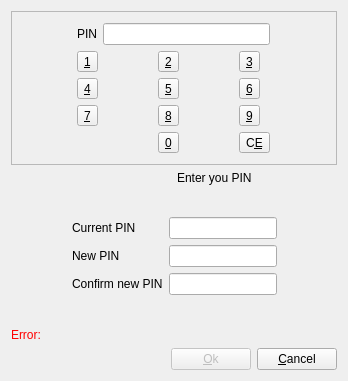
<ui version="4.0" >
 <class>dlgWndAskPINsClass</class>
 <widget class="QDialog" name="dlgWndAskPINsClass" >
  <property name="geometry" >
   <rect>
    <x>0</x>
    <y>0</y>
    <width>348</width>
    <height>381</height>
   </rect>
  </property>
  <property name="windowTitle" >
   <string>dlgWndAskPINs</string>
  </property>
  <layout class="QGridLayout" >
   <item row="0" column="0" >
    <widget class="QFrame" name="fraPIN_Keypad" >
     <property name="frameShape" >
      <enum>QFrame::StyledPanel</enum>
     </property>
     <property name="frameShadow" >
      <enum>QFrame::Raised</enum>
     </property>
     <layout class="QGridLayout" >
      <item row="0" column="0" colspan="3" >
       <layout class="QHBoxLayout" >
        <item>
         <widget class="QLabel" name="lblPINName_2" >
          <property name="layoutDirection" >
           <enum>Qt::RightToLeft</enum>
          </property>
          <property name="text" >
           <string>PIN</string>
          </property>
         </widget>
        </item>
        <item>
         <widget class="QLineEdit" name="txtPIN_Keypad" >
          <property name="echoMode" >
           <enum>QLineEdit::Password</enum>
          </property>
         </widget>
        </item>
       </layout>
      </item>
      <item row="1" column="0" >
       <widget class="QToolButton" name="tbtNUM_1" >
        <property name="text" >
         <string>&amp;1</string>
        </property>
        <property name="icon" >
         <iconset/>
        </property>
        <property name="popupMode" >
         <enum>QToolButton::DelayedPopup</enum>
        </property>
        <property name="toolButtonStyle" >
         <enum>Qt::ToolButtonIconOnly</enum>
        </property>
       </widget>
      </item>
      <item row="1" column="1" >
       <widget class="QToolButton" name="tbtNUM_2" >
        <property name="text" >
         <string>&amp;2</string>
        </property>
        <property name="icon" >
         <iconset/>
        </property>
       </widget>
      </item>
      <item row="1" column="2" >
       <widget class="QToolButton" name="tbtNUM_3" >
        <property name="text" >
         <string>&amp;3</string>
        </property>
        <property name="icon" >
         <iconset/>
        </property>
       </widget>
      </item>
      <item row="2" column="0" >
       <widget class="QToolButton" name="tbtNUM_4" >
        <property name="text" >
         <string>&amp;4</string>
        </property>
        <property name="icon" >
         <iconset/>
        </property>
       </widget>
      </item>
      <item row="2" column="1" >
       <widget class="QToolButton" name="tbtNUM_5" >
        <property name="text" >
         <string>&amp;5</string>
        </property>
        <property name="icon" >
         <iconset/>
        </property>
       </widget>
      </item>
      <item row="2" column="2" >
       <widget class="QToolButton" name="tbtNUM_6" >
        <property name="text" >
         <string>&amp;6</string>
        </property>
        <property name="icon" >
         <iconset/>
        </property>
       </widget>
      </item>
      <item row="3" column="0" >
       <widget class="QToolButton" name="tbtNUM_7" >
        <property name="text" >
         <string>&amp;7</string>
        </property>
        <property name="icon" >
         <iconset/>
        </property>
       </widget>
      </item>
      <item row="3" column="1" >
       <widget class="QToolButton" name="tbtNUM_8" >
        <property name="text" >
         <string>&amp;8</string>
        </property>
        <property name="icon" >
         <iconset/>
        </property>
       </widget>
      </item>
      <item row="3" column="2" >
       <widget class="QToolButton" name="tbtNUM_9" >
        <property name="text" >
         <string>&amp;9</string>
        </property>
        <property name="icon" >
         <iconset/>
        </property>
       </widget>
      </item>
      <item row="4" column="1" >
       <widget class="QToolButton" name="tbtNUM_0" >
        <property name="text" >
         <string>&amp;0</string>
        </property>
        <property name="icon" >
         <iconset/>
        </property>
       </widget>
      </item>
      <item row="4" column="2" >
       <widget class="QToolButton" name="tbtClear" >
        <property name="text" >
         <string>C&amp;E</string>
        </property>
        <property name="icon" >
         <iconset/>
        </property>
       </widget>
      </item>
     </layout>
    </widget>
   </item>
   <item row="1" column="0" >
    <layout class="QHBoxLayout" >
     <item>
      <widget class="QLabel" name="lblIcon" >
       <property name="text" >
        <string/>
       </property>
       <property name="pixmap" >
        <pixmap/>
       </property>
      </widget>
     </item>
     <item>
      <widget class="QLabel" name="lblHeader" >
       <property name="text" >
        <string>Enter you PIN</string>
       </property>
       <property name="wordWrap" >
        <bool>true</bool>
       </property>
      </widget>
     </item>
    </layout>
   </item>
   <item row="2" column="0" >
    <widget class="QFrame" name="fraPIN_Normal" >
     <property name="frameShape" >
      <enum>QFrame::NoFrame</enum>
     </property>
     <property name="frameShadow" >
      <enum>QFrame::Plain</enum>
     </property>
     <layout class="QGridLayout" >
      <item row="0" column="1" >
       <spacer>
        <property name="orientation" >
         <enum>Qt::Vertical</enum>
        </property>
        <property name="sizeHint" >
         <size>
          <width>20</width>
          <height>16</height>
         </size>
        </property>
       </spacer>
      </item>
      <item rowspan="3" row="1" column="0" >
       <spacer>
        <property name="orientation" >
         <enum>Qt::Horizontal</enum>
        </property>
        <property name="sizeType" >
         <enum>QSizePolicy::MinimumExpanding</enum>
        </property>
        <property name="sizeHint" >
         <size>
          <width>10</width>
          <height>71</height>
         </size>
        </property>
       </spacer>
      </item>
      <item row="1" column="1" >
       <widget class="QLabel" name="lblOldPINName" >
        <property name="layoutDirection" >
         <enum>Qt::RightToLeft</enum>
        </property>
        <property name="text" >
         <string>Current PIN</string>
        </property>
        <property name="alignment" >
         <set>Qt::AlignLeading|Qt::AlignLeft|Qt::AlignVCenter</set>
        </property>
       </widget>
      </item>
      <item row="1" column="2" >
       <widget class="QLineEdit" name="txtOldPIN" >
        <property name="echoMode" >
         <enum>QLineEdit::Password</enum>
        </property>
       </widget>
      </item>
      <item rowspan="3" row="1" column="3" >
       <spacer>
        <property name="orientation" >
         <enum>Qt::Horizontal</enum>
        </property>
        <property name="sizeType" >
         <enum>QSizePolicy::MinimumExpanding</enum>
        </property>
        <property name="sizeHint" >
         <size>
          <width>10</width>
          <height>71</height>
         </size>
        </property>
       </spacer>
      </item>
      <item row="2" column="1" >
       <widget class="QLabel" name="lblNewPIN1" >
        <property name="layoutDirection" >
         <enum>Qt::RightToLeft</enum>
        </property>
        <property name="text" >
         <string>New PIN</string>
        </property>
        <property name="alignment" >
         <set>Qt::AlignLeading|Qt::AlignLeft|Qt::AlignVCenter</set>
        </property>
       </widget>
      </item>
      <item row="2" column="2" >
       <widget class="QLineEdit" name="txtNewPIN1" >
        <property name="echoMode" >
         <enum>QLineEdit::Password</enum>
        </property>
       </widget>
      </item>
      <item row="3" column="1" >
       <widget class="QLabel" name="lblNewPIN2" >
        <property name="layoutDirection" >
         <enum>Qt::RightToLeft</enum>
        </property>
        <property name="text" >
         <string>Confirm new PIN</string>
        </property>
        <property name="alignment" >
         <set>Qt::AlignLeading|Qt::AlignLeft|Qt::AlignVCenter</set>
        </property>
       </widget>
      </item>
      <item row="3" column="2" >
       <widget class="QLineEdit" name="txtNewPIN2" >
        <property name="echoMode" >
         <enum>QLineEdit::Password</enum>
        </property>
       </widget>
      </item>
      <item row="4" column="1" >
       <spacer>
        <property name="orientation" >
         <enum>Qt::Vertical</enum>
        </property>
        <property name="sizeHint" >
         <size>
          <width>20</width>
          <height>16</height>
         </size>
        </property>
       </spacer>
      </item>
     </layout>
    </widget>
   </item>
   <item row="3" column="0" >
    <widget class="QLabel" name="lblError" >
     <property name="palette" >
      <palette>
       <active>
        <colorrole role="WindowText" >
         <brush brushstyle="SolidPattern" >
          <color alpha="255" >
           <red>255</red>
           <green>0</green>
           <blue>0</blue>
          </color>
         </brush>
        </colorrole>
       </active>
       <inactive>
        <colorrole role="WindowText" >
         <brush brushstyle="SolidPattern" >
          <color alpha="255" >
           <red>255</red>
           <green>0</green>
           <blue>0</blue>
          </color>
         </brush>
        </colorrole>
       </inactive>
       <disabled>
        <colorrole role="WindowText" >
         <brush brushstyle="SolidPattern" >
          <color alpha="255" >
           <red>106</red>
           <green>104</green>
           <blue>100</blue>
          </color>
         </brush>
        </colorrole>
       </disabled>
      </palette>
     </property>
     <property name="text" >
      <string>Error: </string>
     </property>
    </widget>
   </item>
   <item row="4" column="0" >
    <layout class="QHBoxLayout" >
     <item>
      <spacer>
       <property name="orientation" >
        <enum>Qt::Horizontal</enum>
       </property>
       <property name="sizeHint" >
        <size>
         <width>161</width>
         <height>20</height>
        </size>
       </property>
      </spacer>
     </item>
     <item>
      <widget class="QPushButton" name="btnOk" >
       <property name="enabled" >
        <bool>false</bool>
       </property>
       <property name="text" >
        <string>&amp;Ok</string>
       </property>
      </widget>
     </item>
     <item>
      <widget class="QPushButton" name="btnCancel" >
       <property name="text" >
        <string>&amp;Cancel</string>
       </property>
      </widget>
     </item>
    </layout>
   </item>
  </layout>
 </widget>
 <layoutdefault spacing="6" margin="11" />
 <resources>
  <include location="dlgs.qrc" />
 </resources>
 <connections>
  <connection>
   <sender>btnCancel</sender>
   <signal>clicked()</signal>
   <receiver>dlgWndAskPINsClass</receiver>
   <slot>reject()</slot>
   <hints>
    <hint type="sourcelabel" >
     <x>556</x>
     <y>364</y>
    </hint>
    <hint type="destinationlabel" >
     <x>424</x>
     <y>237</y>
    </hint>
   </hints>
  </connection>
 </connections>
</ui>
